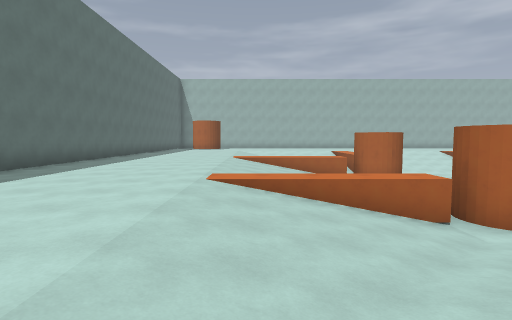
[1] (above)

20 first-person views from a walk through a level from a Godot 3-D game. The camera is 1.4 m above the floor, tilts 4° down and sees 80° across. The floor is counted in squares, 2 m on a side. Each view is taken from the middle of a square. On the plan, view 1 faces up. The plan holds only what a view shows up to about 10 squares ahead; the rest is blank.

[2]
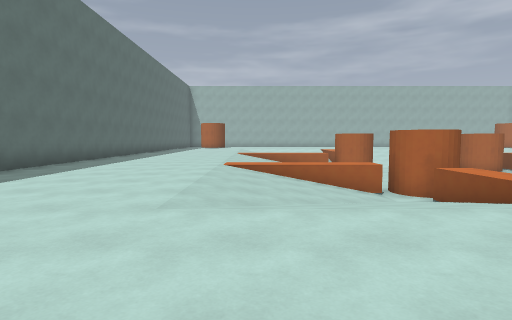

[3]
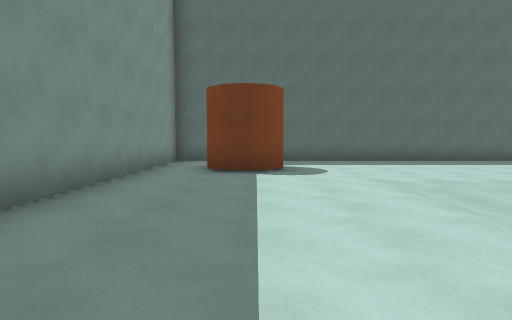

[4]
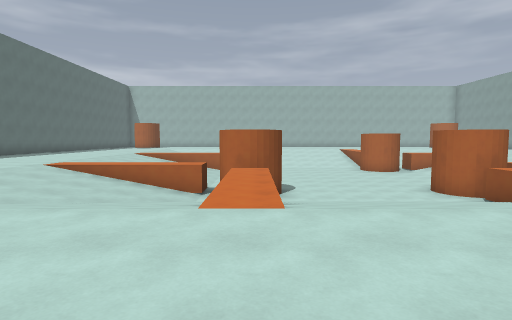

[5]
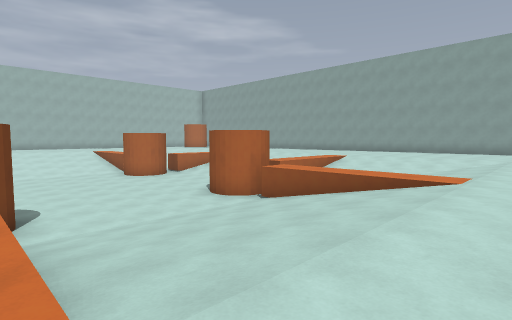

[6]
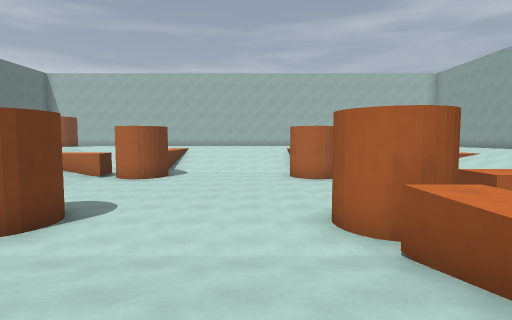

[7]
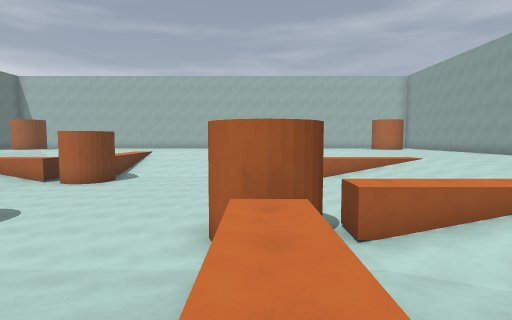

[8]
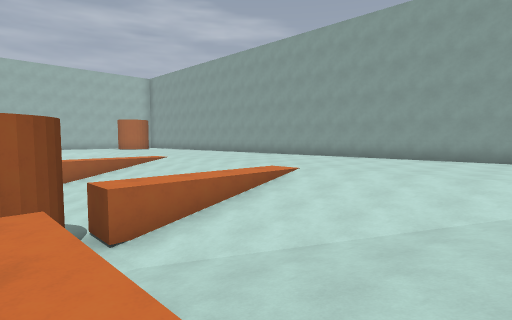

[9]
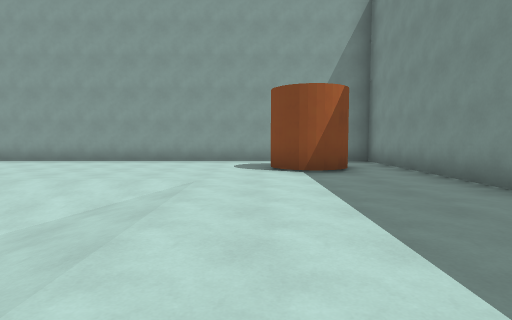

[10]
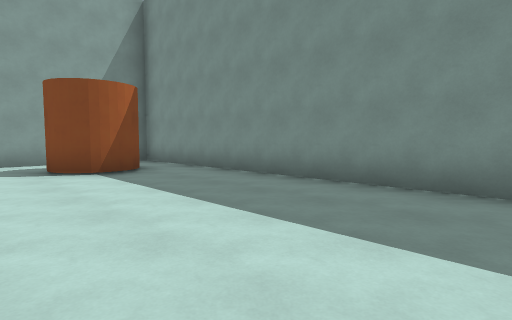

[11]
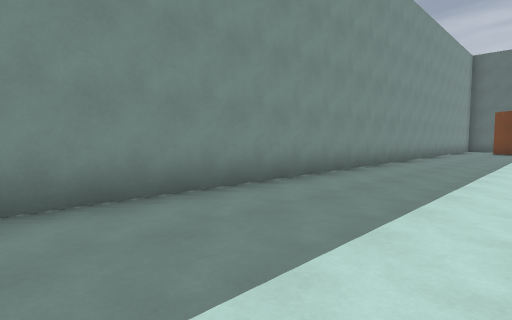

[12]
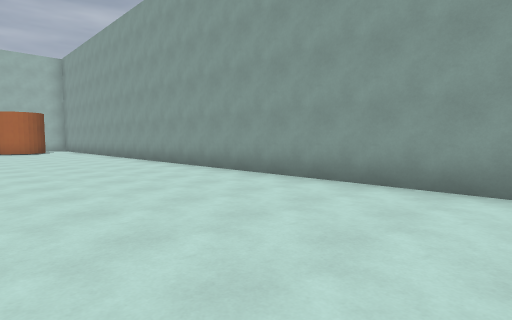

[13]
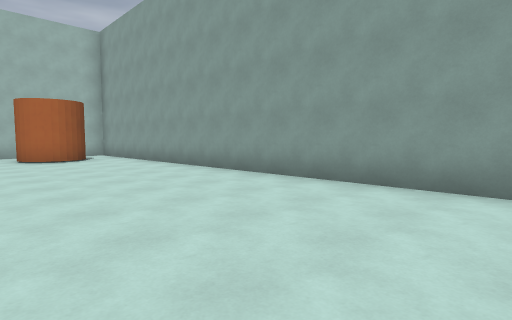

[14]
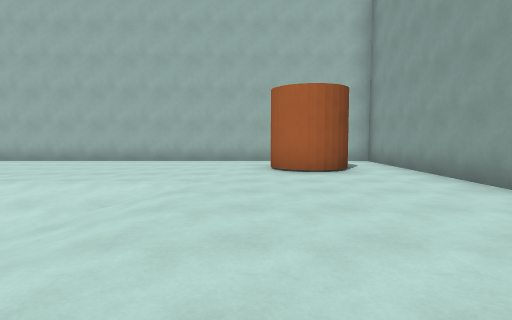

[15]
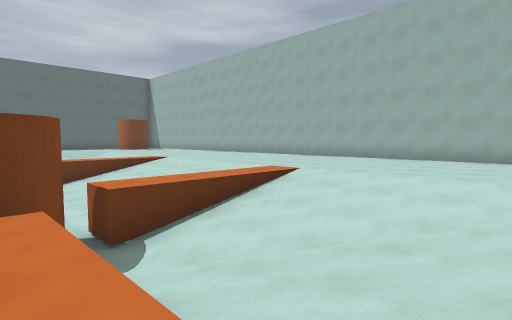

[16]
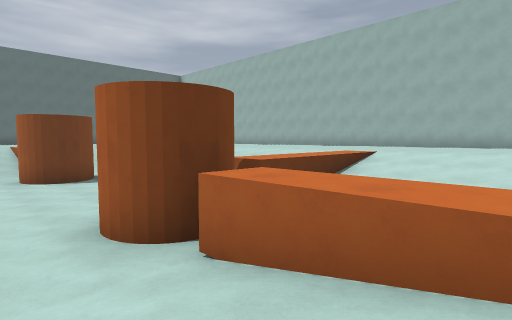

[17]
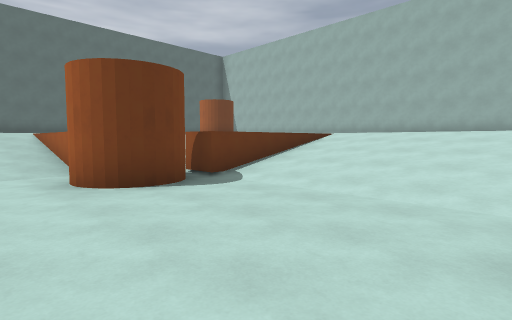

[18]
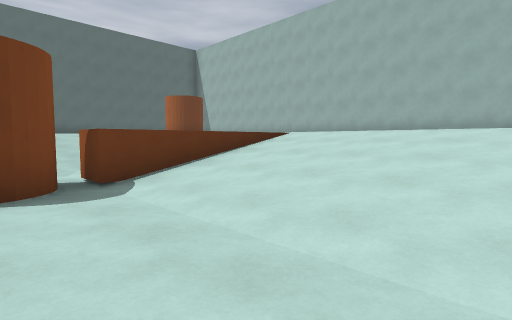

[19]
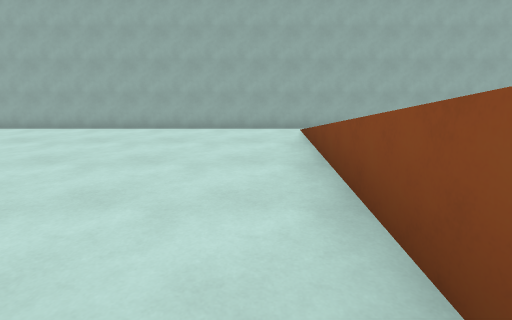

[20]
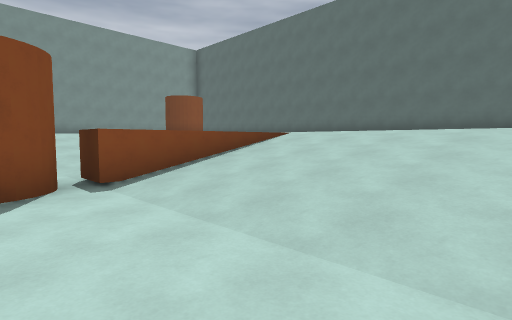

### Floor plan
Key: @ floor where view 1 was taken; # wall or solid block; . main floor; - floor 1.75 m lower than the main floor; / step, stairs or slope.
Columns run from 6 left of view 1 to 22 right of it. Each row starts with its distance up from view 1.
 23         #################  ##
 22                 .........  .#
 21                  ........  .#
 20                 .........##.#
 19                .............#
 18            .................#
 17            ./////./////.....#
 16            ./////./////.....#
 15      ./    ./////./////.....#
 14      ./////./////./////.....#
 13          /-#-----#-/// .....#
 12      ..... #-----##.........#
 11      .////---------////.....#
 10 #.....////---------////.....#
  9 #.....////-------- / //.....#
  8 #.....////-------- /  /.....#
  7 #.....////---------/  /.....#
  6 #.........##-----##.........#
  5 #.....////-#-----#-////.....#
  4 #...../////./////./////.....#
  3 #...../////./////./////.....#
  2 #...../////./////./////.....#
  1 #...../////./////./////.....#
  0 #.....@.....................#
 -1 #...........................#
 -2    #.....................# .#
 -3   .#.....................#  #
 -4 #...........................#
 -5 #############################

Where each view was taken, in squares from view 1:
view 1: 0 up, 0 right, facing up
view 2: 3 down, 0 right, facing up
view 3: 2 down, 4 right, facing left
view 4: 3 down, 5 right, facing up
view 5: 1 down, 5 right, facing up-right
view 6: 1 up, 9 right, facing up
view 7: 1 up, 11 right, facing up
view 8: 1 up, 11 right, facing up-right
view 9: 1 down, 12 right, facing right
view 10: 0 up, 12 right, facing down-right
view 11: 1 down, 14 right, facing down-left
view 12: 3 up, 17 right, facing up-right
view 13: 9 up, 17 right, facing up-right
view 14: 13 up, 18 right, facing up
view 15: 12 up, 16 right, facing up-left
view 16: 10 up, 15 right, facing up-left
view 17: 10 up, 10 right, facing up-left
view 18: 12 up, 10 right, facing up-left
view 19: 13 up, 10 right, facing up
view 20: 11 up, 5 right, facing down-left
